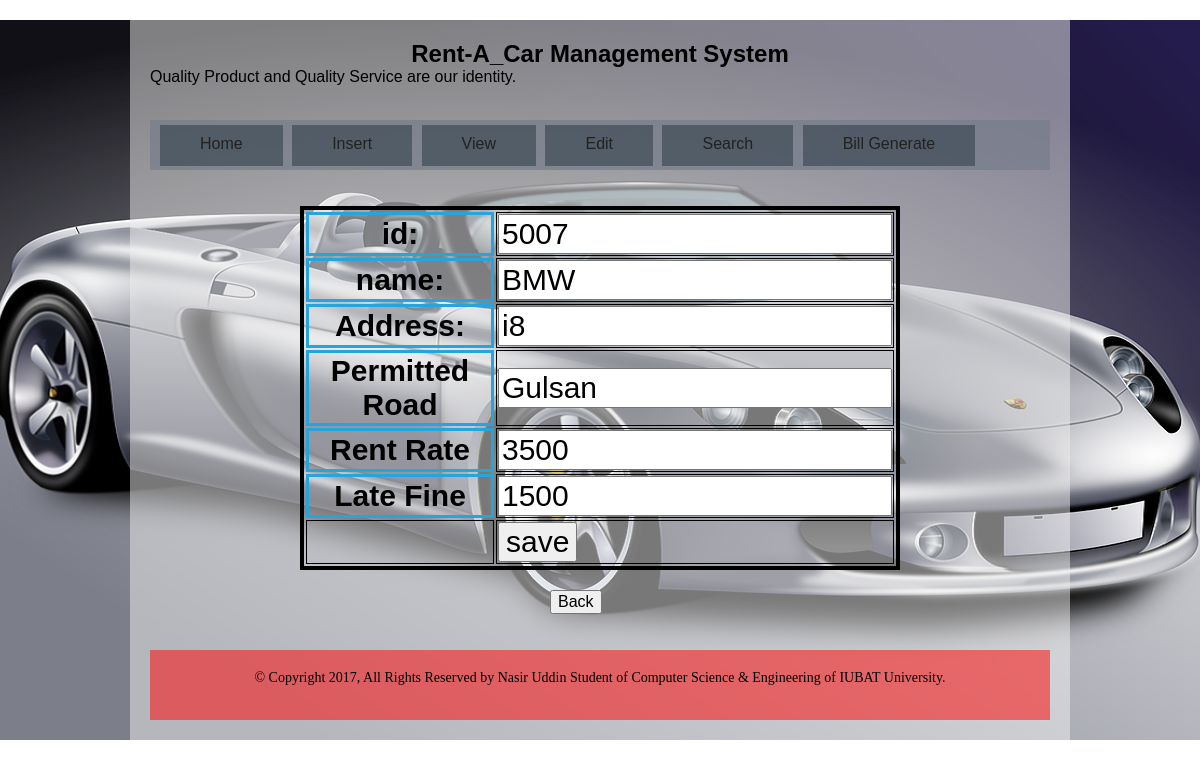
/UpdateCar.php?id=5007, run on the app's committed database.
### tables this page shows
CREATE TABLE `car` (
  `car_id` int(11) NOT NULL,
  `car_Name` varchar(100) NOT NULL,
  `car_Model` varchar(30) NOT NULL,
  `permittedRoad` varchar(100) NOT NULL,
  `rent_Rate` int(20) NOT NULL,
  `late_Fine` int(20) NOT NULL
);

### UpdateCar.php (the view, shortened to what this page needs)
<!DOCTYPE html>
<html lang="en">
<head>
	<link rel="stylesheet" href="css/normalize.css">
	<link rel="stylesheet" href="style.css">
</head>
<body>
	<div class="web">
		<div class="mid">
           <?php include_once("header.php");?>
             <br>
             <br>
<?php
$conn =new mysqli('localhost', 'root', '', 'db_mid_term');
$id =$_REQUEST['id'];
$result = mysqli_query($conn,"SELECT * FROM car WHERE car_id='$id'");
$test = mysqli_fetch_array($result);
                        $carid=$test['car_id'] ;
                        $carname=$test['car_Name'] ;
                        $carModel= $test['car_Model'];
                        $roadddd= $test['permittedRoad'];
                        $rentRate=$test['rent_Rate'];
                        $lateFine=$test['late_Fine'] ;
?>
<div class="UpdateForm">
<form method="post">
<table>
      <tr>
            <th> id:</th>
            <td><input type="digits" name="id" value="<?php echo $carid ?>"/></td>
      </tr>
      <tr>
            <th>name:</th>
            <td><input type="text" name="name" value="<?php echo $carname ?>"/></td>
      </tr>
      <tr>
            <th>Address:</th>
            <td><input type="text" name="model" value="<?php echo $carModel ?>"/></td>
      </tr>
      <tr>
            <th>Permitted Road</th>
            <td><input type="digits" name="road" value="<?php echo $roadddd ?>"/></td>
      </tr>
      <tr>
            <th>Rent Rate</th>
            <td><input type="digits" name="Rate" value="<?php echo $rentRate ?>"/></td>
      </tr>
      <tr>
            <th>Late Fine</th>
            <td><input type="digits" name="Fine" value="<?php echo $lateFine ?>"/></td>
      </tr>
      <tr>
      <td>&nbsp;</td>
            <td><input type="submit" name="save" value="save" /></td>
      </tr>
</table>
</form>
</div>
<button id="mybtnnn" type="button" onclick="location.href='http://localhost/FinalProject/EditCar.php'">Back</button>
             <br>
             <br>
             <br>
            <?php include_once("Footer.php");?>
		</div>
	</div>
</body>
</html>

### style.css (style rules this page uses)
.web { margin-top: 15px; background-image: url('images/Car2.png'); background-attachment: fixed; background-position: center; }
.mid { width: 900px; height: auto; background: rgba(240, 240, 240, .5); padding: 20px; margin: 20px auto; }
.UpdateForm { width: 600px; margin-left: 150px; }
.UpdateForm table { border: 4px solid black; height:auto; width: 100%; color:red; bgcolor:#399EBC; font-size:30px; margin: auto; }
.UpdateForm table th { border: 3px solid #25A5DE; height:auto; width:auto; color:black; bgcolor:#399EBC; font-size:30px; }
#mybtnnn { margin-left: 400px; margin-top: 20px; }
.bill table tr,th,td { border: 1px solid black; }

### data on the page
car: id "5007", name "BMW", model "i8", road "Gulsan", Rate "3500", Fine "1500"
